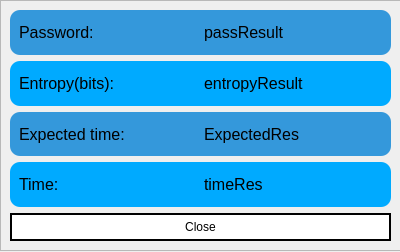
<?xml version="1.0" encoding="UTF-8"?>
<ui version="4.0">
 <class>Dialog</class>
 <widget class="QDialog" name="Dialog">
  <property name="geometry">
   <rect>
    <x>0</x>
    <y>0</y>
    <width>400</width>
    <height>252</height>
   </rect>
  </property>
  <property name="windowTitle">
   <string>Results</string>
  </property>
  <widget class="QLabel" name="label">
   <property name="geometry">
    <rect>
     <x>130</x>
     <y>50</y>
     <width>55</width>
     <height>16</height>
    </rect>
   </property>
   <property name="text">
    <string/>
   </property>
  </widget>
  <widget class="QFrame" name="frame_5">
   <property name="geometry">
    <rect>
     <x>0</x>
     <y>0</y>
     <width>401</width>
     <height>251</height>
    </rect>
   </property>
   <property name="styleSheet">
    <string notr="true"/>
   </property>
   <property name="frameShape">
    <enum>QFrame::StyledPanel</enum>
   </property>
   <property name="frameShadow">
    <enum>QFrame::Raised</enum>
   </property>
   <layout class="QVBoxLayout" name="verticalLayout">
    <item>
     <widget class="QFrame" name="frame">
      <property name="styleSheet">
       <string notr="true">QFrame {
    background-color: #3498db; /* Light blue */
	border-radius: 10px;
}</string>
      </property>
      <property name="frameShape">
       <enum>QFrame::StyledPanel</enum>
      </property>
      <property name="frameShadow">
       <enum>QFrame::Raised</enum>
      </property>
      <layout class="QHBoxLayout" name="horizontalLayout">
       <item>
        <widget class="QLabel" name="label_3">
         <property name="font">
          <font>
           <pointsize>12</pointsize>
          </font>
         </property>
         <property name="styleSheet">
          <string notr="true">QLabel {
    background-color: transparent;
}</string>
         </property>
         <property name="text">
          <string>Password:</string>
         </property>
        </widget>
       </item>
       <item>
        <widget class="QLabel" name="passResult">
         <property name="font">
          <font>
           <pointsize>12</pointsize>
          </font>
         </property>
         <property name="styleSheet">
          <string notr="true">QLabel {
    background-color: transparent;
}</string>
         </property>
         <property name="text">
          <string>passResult</string>
         </property>
        </widget>
       </item>
      </layout>
     </widget>
    </item>
    <item>
     <widget class="QFrame" name="frame_2">
      <property name="styleSheet">
       <string notr="true">QFrame {
    background-color: rgb(0, 170, 255);; /* Light blue */
	border-radius: 10px;
}</string>
      </property>
      <property name="frameShape">
       <enum>QFrame::StyledPanel</enum>
      </property>
      <property name="frameShadow">
       <enum>QFrame::Raised</enum>
      </property>
      <layout class="QHBoxLayout" name="horizontalLayout_2">
       <item>
        <widget class="QLabel" name="label_4">
         <property name="font">
          <font>
           <pointsize>12</pointsize>
          </font>
         </property>
         <property name="toolTip">
          <string>&lt;html&gt;&lt;head/&gt;&lt;body&gt;&lt;p&gt;Measures the &lt;span style=&quot; font-weight:600;&quot;&gt;amount of randomness or unpredictability&lt;/span&gt; in data—usually to estimate how strong or hard-to-guess something like a password or cryptographic key is.&lt;/p&gt;&lt;/body&gt;&lt;/html&gt;</string>
         </property>
         <property name="styleSheet">
          <string notr="true">QLabel {
    background-color: transparent;
}</string>
         </property>
         <property name="text">
          <string>Entropy(bits):</string>
         </property>
        </widget>
       </item>
       <item>
        <widget class="QLabel" name="entropResult">
         <property name="font">
          <font>
           <pointsize>12</pointsize>
          </font>
         </property>
         <property name="styleSheet">
          <string notr="true">QLabel {
    background-color: transparent;
}</string>
         </property>
         <property name="text">
          <string>entropyResult</string>
         </property>
        </widget>
       </item>
      </layout>
     </widget>
    </item>
    <item>
     <widget class="QFrame" name="frame_3">
      <property name="styleSheet">
       <string notr="true">QFrame {
    background-color: #3498db; /* Light blue */
	border-radius: 10px;
}</string>
      </property>
      <property name="frameShape">
       <enum>QFrame::StyledPanel</enum>
      </property>
      <property name="frameShadow">
       <enum>QFrame::Raised</enum>
      </property>
      <layout class="QHBoxLayout" name="horizontalLayout_3">
       <item>
        <widget class="QLabel" name="label_5">
         <property name="font">
          <font>
           <pointsize>12</pointsize>
          </font>
         </property>
         <property name="toolTip">
          <string>&lt;html&gt;&lt;head/&gt;&lt;body&gt;&lt;p&gt;Average time it takes an attacker to find the correct password by trying guesses, assuming they try them at a certain speed.&lt;/p&gt;&lt;/body&gt;&lt;/html&gt;</string>
         </property>
         <property name="styleSheet">
          <string notr="true">QLabel {
    background-color: transparent;
}</string>
         </property>
         <property name="text">
          <string>Expected time:</string>
         </property>
        </widget>
       </item>
       <item>
        <widget class="QLabel" name="expectedResult">
         <property name="font">
          <font>
           <pointsize>12</pointsize>
          </font>
         </property>
         <property name="styleSheet">
          <string notr="true">QLabel {
    background-color: transparent;
}</string>
         </property>
         <property name="text">
          <string>ExpectedRes</string>
         </property>
        </widget>
       </item>
      </layout>
     </widget>
    </item>
    <item>
     <widget class="QFrame" name="frame_4">
      <property name="styleSheet">
       <string notr="true">QFrame {
    background-color: rgb(0, 170, 255);; /* Light blue */
	border-radius: 10px;
}</string>
      </property>
      <property name="frameShape">
       <enum>QFrame::StyledPanel</enum>
      </property>
      <property name="frameShadow">
       <enum>QFrame::Raised</enum>
      </property>
      <layout class="QHBoxLayout" name="horizontalLayout_4">
       <item>
        <widget class="QLabel" name="label_10">
         <property name="font">
          <font>
           <pointsize>12</pointsize>
          </font>
         </property>
         <property name="toolTip">
          <string>&lt;html&gt;&lt;head/&gt;&lt;body&gt;&lt;p&gt;It’s the &lt;span style=&quot; font-weight:600;&quot;&gt;maximum time&lt;/span&gt; it might take if the password is the &lt;span style=&quot; font-style:italic;&quot;&gt;last&lt;/span&gt; guess.&lt;/p&gt;&lt;/body&gt;&lt;/html&gt;</string>
         </property>
         <property name="styleSheet">
          <string notr="true">QLabel {
    background-color: transparent;
}</string>
         </property>
         <property name="text">
          <string>Time:</string>
         </property>
        </widget>
       </item>
       <item>
        <widget class="QLabel" name="timeResult">
         <property name="font">
          <font>
           <pointsize>12</pointsize>
          </font>
         </property>
         <property name="styleSheet">
          <string notr="true">QLabel {
    background-color: transparent;
}</string>
         </property>
         <property name="text">
          <string>timeRes</string>
         </property>
        </widget>
       </item>
      </layout>
     </widget>
    </item>
    <item>
     <widget class="QPushButton" name="closeButton">
      <property name="styleSheet">
       <string notr="true">    QPushButton {
	font: 75 12pt &quot;UD Digi Kyokasho NK-B&quot;;
        background-color: rgb(255, 255, 255);
        color: black;
        border-radius: 15px;
        padding: 5px 10px;
		border: 2px solid black;
    }
    QPushButton:hover {
        background-color:  rgb(170, 255, 255);
    }</string>
      </property>
      <property name="text">
       <string>Close</string>
      </property>
     </widget>
    </item>
   </layout>
  </widget>
 </widget>
 <resources/>
 <connections/>
</ui>
